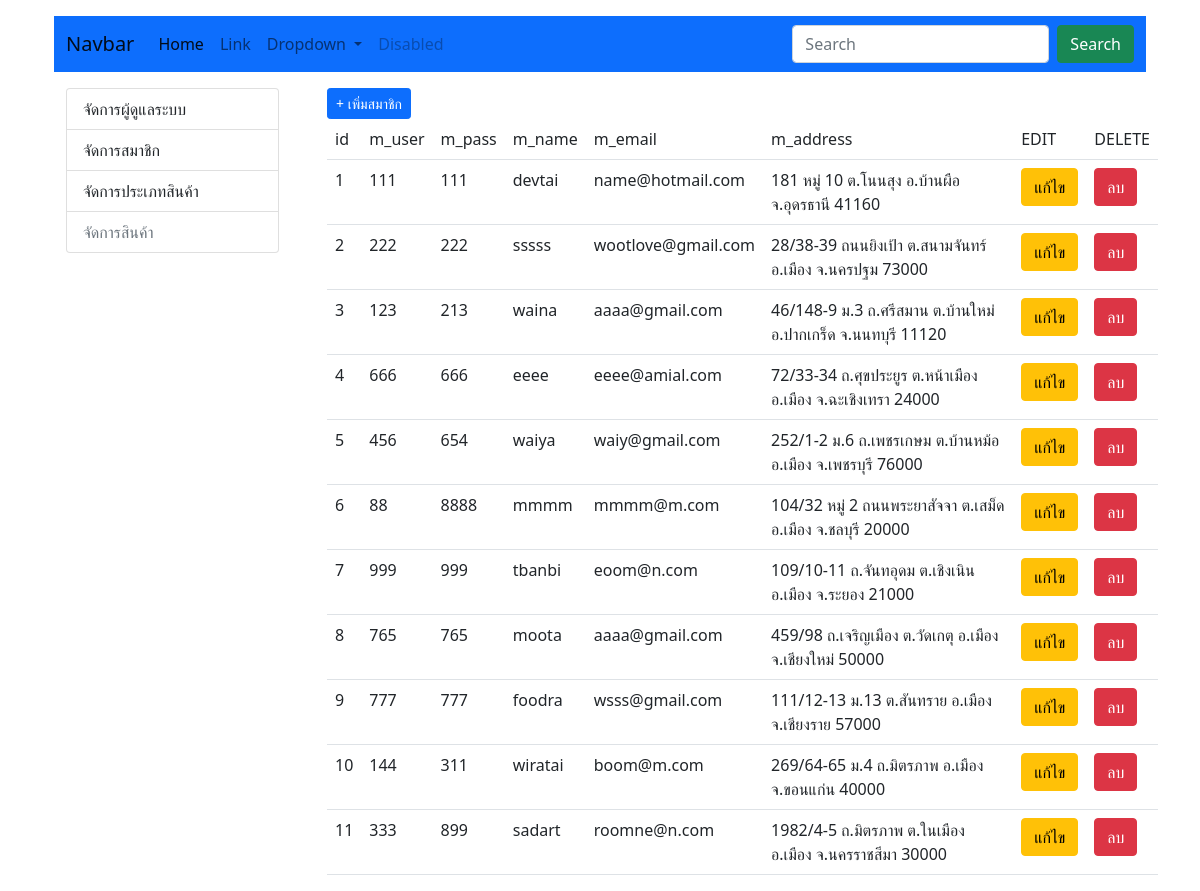
The page /member.php on the database its author committed.
### tables this page shows
CREATE TABLE `tbl_member` (
  `member_id` int(11) NOT NULL,
  `m_user` varchar(20) NOT NULL,
  `m_pass` varchar(20) NOT NULL,
  `m_name` varchar(100) NOT NULL,
  `m_email` varchar(100) NOT NULL,
  `m_tel` varchar(20) NOT NULL,
  `m_address` varchar(200) NOT NULL,
  `date_save` timestamp NOT NULL DEFAULT current_timestamp()
);

### member_list.php (the view, shortened to what this page needs)
<?php
      include('h.php');
                include('condb.php');
                $query = "SELECT * FROM tbl_member ORDER BY member_id ASC" or die("Error:" . mysqli_error());
                $result = mysqli_query($con, $query);
                echo ' <table class="table table-hover">';
                    echo "
                      <tr>
                      <td>id</td>
                      <td>m_user</td>
                      <td>m_pass</td>
                      <td>m_name</td>
                      <td>m_email</td>
                      <td>m_address</td>
                      <td>EDIT</td>
                      <td>DELETE</td>
                    </tr>";
                  while($row = mysqli_fetch_array($result)) {
                  echo "<tr>";
                    echo "<td>" .$row["member_id"] .  "</td> ";
                    echo "<td>" .$row["m_user"] .  "</td> ";
                    echo "<td>" .$row["m_pass"] .  "</td> ";
                    echo "<td>" .$row["m_name"] .  "</td> ";
                     echo "<td>" .$row["m_email"] .  "</td> ";
                      echo "<td>" .$row["m_address"] .  "</td> ";
                    echo "<td><a href='member.php?act=edit&ID=$row[0]' class='btn btn-warning btn-xs'>แก้ไข</a></td> ";
                    echo "<td><a href='member_del_db.php?ID=$row[0]' onclick=\"return confirm('Do you want to delete this record? !!!')\" class='btn btn-danger btn-xs'>ลบ</a></td> ";
                  echo "</tr>";
                  }
                echo "</table>";
                ?>

### h.php (shortened to what this page needs)
<!doctype html>
<html lang="en">
<head>
    <link href="https://cdn.jsdelivr.net/npm/bootstrap@5.0.2/dist/css/bootstrap.min.css" rel="stylesheet">
    <body>

### member.php (shortened to what this page needs)
<?php
    include('h.php');
?>
<div class="container">
    <?php include('navbar.php'); ?>
    <div class="row">
        <div class="col-md-3">
            <?php include('menu_left.php'); ?>
        </div>
        <div class="col-md-9">
            <a href="member.php?act=add" class="btn btn-primary btn-sm">+ เพิ่มสมาชิก</a>
            <?php
            $act = $_GET['act'];
            if ($act == 'add') {
                include('member_form_add.php');
            } elseif ($act == 'edit') {
                include('member_form_edit.php');
            } else {
                include('member_list.php');
            }
            ?>
        </div>
    </div>
</div>
<?php include('f.php'); ?>

### navbar.php (shortened to what this page needs)
<div class="container mt-3">
    <nav class="navbar navbar-expand-lg navbar-light bg-primary">
        <div class="container">
            <a class="navbar-brand" href="#">Navbar</a>
            <div class="collapse navbar-collapse" id="navbarSupportedContent">
                <ul class="navbar-nav me-auto mb-2 mb-lg-0">
                    <li class="nav-item">
                        <a class="nav-link active" aria-current="page" href="#">Home</a>
                    </li>
                    <li class="nav-item">
                        <a class="nav-link" href="#">Link</a>
                    </li>
                    <li class="nav-item dropdown">
                        <a class="nav-link dropdown-toggle" href="#" id="navbarDropdown" role="button" data-bs-toggle="dropdown" aria-expanded="false">
                            Dropdown
                        </a>
                    </li>
                    <li class="nav-item">
                        <a class="nav-link disabled" href="#" tabindex="-1" aria-disabled="true">Disabled</a>
                    </li>
                </ul>
                <form class="d-flex">
                    <input class="form-control me-2" type="search" placeholder="Search" aria-label="Search">
                    <button class="btn btn-success" type="submit">Search</button>
                </form>
            </div>
        </div>
    </nav>
</div>

### menu_left.php
<div class="container">
    <div class="list-group">
        <a href="admin.php" class="list-group-item list-group-item-action">จัดการผู้ดูแลระบบ</a>
        <a href="member.php" class="list-group-item list-group-item-action">จัดการสมาชิก</a>
        <a href="#" class="list-group-item list-group-item-action">จัดการประเภทสินค้า</a>
        <a href="#" class="list-group-item list-group-item-action disabled">จัดการสินค้า</a>
    </div>
</div>

### f.php (shortened to what this page needs)
</body>
</html>

### rows shown on the page
tbl_member: member_id "1", m_user "111", m_pass "111", m_name "devtai", m_email "name@hotmail.com", m_address "181 หมู่ 10 ต.โนนสุง อ.บ้านผือ จ.อุดรธานี 41160"
tbl_member: member_id "2", m_user "222", m_pass "222", m_name "sssss", m_email "wootlove@gmail.com", m_address "28/38-39 ถนนยิงเป้า ต.สนามจันทร์ อ.เมือง จ.นครปฐม 73000"
tbl_member: member_id "3", m_user "123", m_pass "213", m_name "waina", m_email "aaaa@gmail.com", m_address "46/148-9 ม.3 ถ.ศรีสมาน ต.บ้านใหม่ อ.ปากเกร็ด จ.นนทบุรี 11120"
tbl_member: member_id "4", m_user "666", m_pass "666", m_name "eeee", m_email "eeee@amial.com", m_address "72/33-34 ถ.ศุขประยูร ต.หน้าเมือง อ.เมือง จ.ฉะเชิงเทรา 24000"
tbl_member: member_id "5", m_user "456", m_pass "654", m_name "waiya", m_email "waiy@gmail.com", m_address "252/1-2 ม.6 ถ.เพชรเกษม ต.บ้านหม้อ อ.เมือง จ.เพชรบุรี 76000"
tbl_member: member_id "6", m_user "88", m_pass "8888", m_name "mmmm", m_email "mmmm@m.com", m_address "104/32 หมู่ 2 ถนนพระยาสัจจา ต.เสม็ด อ.เมือง จ.ชลบุรี 20000"
tbl_member: member_id "7", m_user "999", m_pass "999", m_name "tbanbi", m_email "eoom@n.com", m_address "109/10-11 ถ.จันทอุดม ต.เชิงเนิน อ.เมือง จ.ระยอง 21000"
tbl_member: member_id "8", m_user "765", m_pass "765", m_name "moota", m_email "aaaa@gmail.com", m_address "459/98 ถ.เจริญเมือง ต.วัดเกตุ อ.เมือง จ.เชียงใหม่ 50000"
tbl_member: member_id "9", m_user "777", m_pass "777", m_name "foodra", m_email "wsss@gmail.com", m_address "111/12-13 ม.13 ต.สันทราย อ.เมือง จ.เชียงราย 57000"
tbl_member: member_id "10", m_user "144", m_pass "311", m_name "wiratai", m_email "boom@m.com", m_address "269/64-65 ม.4 ถ.มิตรภาพ อ.เมือง จ.ขอนแก่น 40000"
tbl_member: member_id "11", m_user "333", m_pass "899", m_name "sadart", m_email "roomne@n.com", m_address "1982/4-5 ถ.มิตรภาพ ต.ในเมือง อ.เมือง จ.นครราชสีมา 30000"
